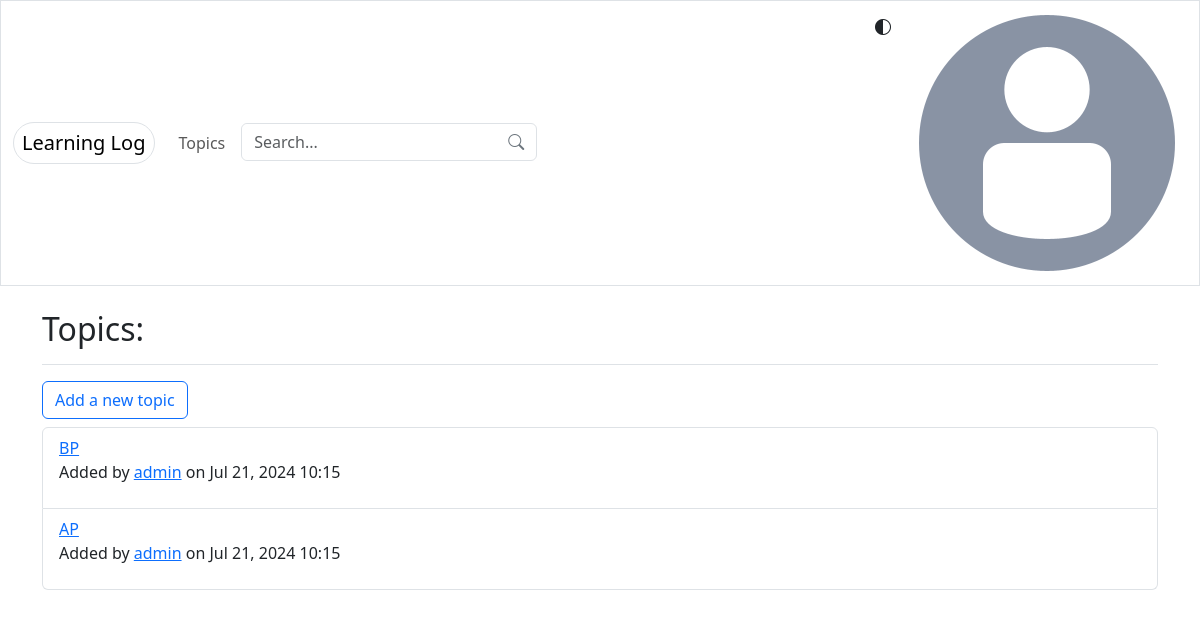
The app's page /topics/ (signed in), older data.
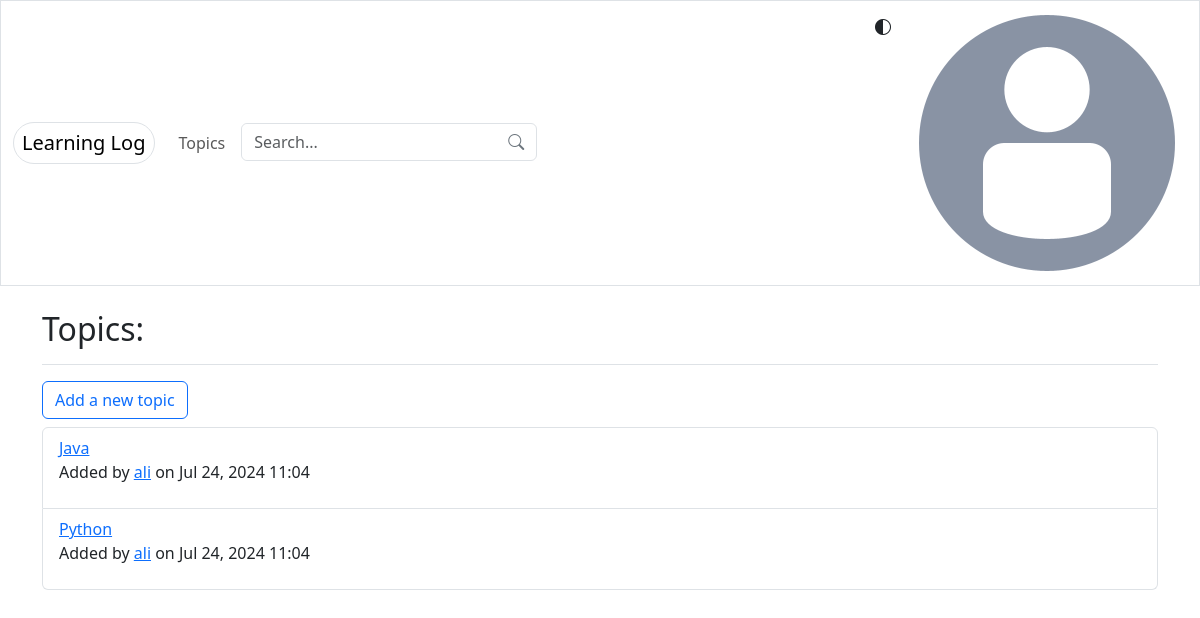
The same page, newer data.
### logs/models.py (models this page shows, shortened)
class Topic(models.Model):
    owner = models.ForeignKey(User, on_delete=models.CASCADE)
    date_added = models.DateTimeField(auto_now_add=True)
    text = models.CharField(max_length=200)

### logs/views.py (the view)
# urls.py: path('topics/', views.topics, name='topics'),
def topics(request):
    objects = Topic.objects.order_by('date_added').reverse()
    context = {'topics': objects}
    return render(request, 'logs/topics.html', context)

### templates/logs/topics.html
{% extends "base.html" %}
{% load django_bootstrap5 %}
{% block header %}
    <h2>Topics:</h2>
{% endblock header %}
{% block content %}
    {% if user.is_authenticated %}
        <form action="{% url 'logs:new_topic' %}">
            <button class="btn btn-outline-primary my-2" name="submit">Add a new topic</button>
        </form>
    {% endif %}
    <ul class="list-group">
        {% for topic in topics %}
            <li class="list-group-item">
                <a href="{% url 'logs:topic' topic.id %}">{{ topic.text }}</a>
                <p>Added by <a href="{% url 'accounts:profile' topic.owner.id %}">{{ topic.owner.username }}</a>
                    on {{ topic.date_added|date:'M d, Y H:i' }}</p>
            </li>
        {% empty %}
            <li class="list-group-item">No topics found</li>
        {% endfor %}
    </ul>
{% endblock content %}

### templates/base.html (shortened to what this page needs)
<!DOCTYPE html>
<html lang="en" dir="ltr" data-bs-theme="light">
<head>
    {% load django_bootstrap5 %}
    {% bootstrap_css %}
    {% load static %}
    <link rel="stylesheet" href=
            "https://cdn.jsdelivr.net/npm/bootstrap-icons@1.11.3/font/bootstrap-icons.min.css">
    <link href="https://cdn.jsdelivr.net/npm/fastbootstrap@2.2.0/dist/css/fastbootstrap.min.css"
          rel="stylesheet">
</head>
<body>
<nav class="navbar navbar-expand-md mb-4 border">
    <div class="container-fluid">
        <a class="navbar-brand border rounded-5 px-2" href="{% url 'logs:index' %}">
            Learning Log
        </a>
        <div class="collapse navbar-collapse" id="navbarCollapse">
            <ul class="navbar-nav me-auto gap-2">
                <li class="nav-item">
                    <a class="nav-link" href="{% url 'logs:topics' %}">
                        Topics
                    </a>
                </li>
                <li class="nav-item">
                    <div class="input-group border rounded-2">
                        <input type="text" id="searchBox" placeholder="Search..." aria-label="Search"
                               class="form-control border-0">
                        <div class="input-group-append">
                            <button class="btn btn-outline-secondary border-0" id="search">
                                <i class="bi bi-search"></i>
                            </button>
                        </div>
                    </div>
                </li>
            </ul>
            <ul class="navbar-nav ms-auto mb-2 mb-md-0 gap-1">
                <li class="nav-item">
                    <button id="theme" class="btn border-0">
                        <i class="bi bi-circle-half"></i>
                    </button>
                </li>
                {% if user.is_authenticated %}
                    <li class="nav-item">
                        <form action="{% url 'accounts:profile' user.id %}" method="get">
                            <button name="submit" class="btn border-0">
                                {% if user.profile and user.profile.avatar %}
                                    <img src="{{ user.profile.avatar.url }}" class="avatar"
                                         alt="Avatar" loading="lazy">
                                {% else %}
                                    <img src="{% static 'avatar.png' %}" class="avatar"
                                         alt="Avatar" loading="lazy">
                                {% endif %}
                            </button>
                        </form>
                    </li>
                {% endif %}
            </ul>
        </div>
    </div>
</nav>
<main class="container">
    <div class="pb-2 mb-2 border-bottom">
        {% block header %}{% endblock header %}
    </div>
    <div>
        {% block content %}{% endblock content %}
    </div>
</main>
</body>
</html>

Row changes from the older to the newer data that the page shows:
removed Topic: text "BP", owner.username "admin", date_added "Jul 21, 2024 10:15"
removed Topic: text "AP", owner.username "admin", date_added "Jul 21, 2024 10:15"
added Topic: text "Java", owner.username "ali", date_added "Jul 24, 2024 11:04"
added Topic: text "Python", owner.username "ali", date_added "Jul 24, 2024 11:04"
